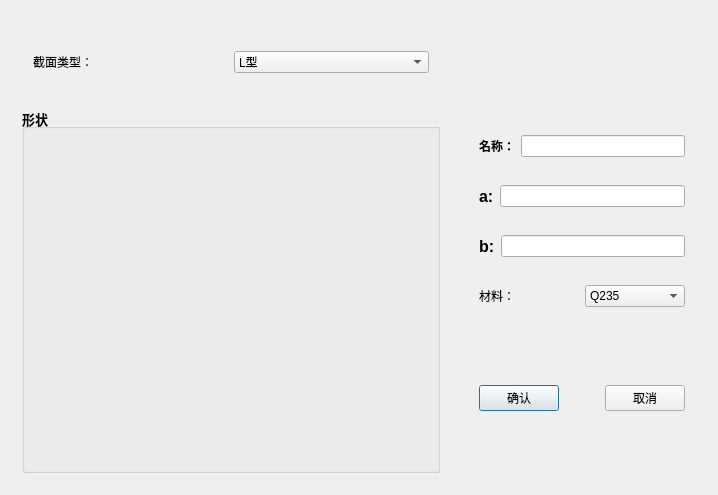
<?xml version="1.0" encoding="UTF-8"?>
<ui version="4.0">
 <class>Set_SectionClass</class>
 <widget class="QDialog" name="Set_SectionClass">
  <property name="geometry">
   <rect>
    <x>0</x>
    <y>0</y>
    <width>718</width>
    <height>495</height>
   </rect>
  </property>
  <property name="windowTitle">
   <string>创建截面</string>
  </property>
  <layout class="QHBoxLayout" name="horizontalLayout_4">
   <item>
    <widget class="QWidget" name="widget_5" native="true">
     <property name="maximumSize">
      <size>
       <width>16777215</width>
       <height>16777215</height>
      </size>
     </property>
     <layout class="QVBoxLayout" name="verticalLayout_2">
      <item>
       <widget class="QWidget" name="widget_7" native="true">
        <property name="maximumSize">
         <size>
          <width>16777215</width>
          <height>80</height>
         </size>
        </property>
        <layout class="QHBoxLayout" name="horizontalLayout_7">
         <item>
          <widget class="QLabel" name="label_3">
           <property name="text">
            <string>截面类型：</string>
           </property>
          </widget>
         </item>
         <item>
          <widget class="QComboBox" name="comboBox">
           <item>
            <property name="text">
             <string>L型</string>
            </property>
           </item>
           <item>
            <property name="text">
             <string>圆环型</string>
            </property>
           </item>
          </widget>
         </item>
        </layout>
       </widget>
      </item>
      <item>
       <widget class="QGroupBox" name="groupBox">
        <property name="font">
         <font>
          <pointsize>10</pointsize>
          <weight>75</weight>
          <bold>true</bold>
         </font>
        </property>
        <property name="title">
         <string>形状</string>
        </property>
        <layout class="QHBoxLayout" name="horizontalLayout_6">
         <item>
          <widget class="QLabel" name="label_2">
           <property name="styleSheet">
            <string notr="true">border-image: url(:/ab.png);</string>
           </property>
           <property name="text">
            <string/>
           </property>
          </widget>
         </item>
        </layout>
       </widget>
      </item>
     </layout>
    </widget>
   </item>
   <item>
    <widget class="QWidget" name="widget_4" native="true">
     <property name="maximumSize">
      <size>
       <width>250</width>
       <height>16777215</height>
      </size>
     </property>
     <layout class="QVBoxLayout" name="verticalLayout">
      <item>
       <spacer name="verticalSpacer">
        <property name="orientation">
         <enum>Qt::Vertical</enum>
        </property>
        <property name="sizeHint" stdset="0">
         <size>
          <width>20</width>
          <height>40</height>
         </size>
        </property>
       </spacer>
      </item>
      <item>
       <spacer name="verticalSpacer_3">
        <property name="orientation">
         <enum>Qt::Vertical</enum>
        </property>
        <property name="sizeHint" stdset="0">
         <size>
          <width>20</width>
          <height>40</height>
         </size>
        </property>
       </spacer>
      </item>
      <item>
       <widget class="QWidget" name="widget" native="true">
        <layout class="QHBoxLayout" name="horizontalLayout">
         <item>
          <widget class="QLabel" name="label">
           <property name="font">
            <font>
             <weight>75</weight>
             <bold>true</bold>
            </font>
           </property>
           <property name="text">
            <string>名称：</string>
           </property>
          </widget>
         </item>
         <item>
          <widget class="QLineEdit" name="LEdit_name"/>
         </item>
        </layout>
       </widget>
      </item>
      <item>
       <widget class="QWidget" name="widget_3" native="true">
        <layout class="QHBoxLayout" name="horizontalLayout_3">
         <item>
          <widget class="QLabel" name="label_5">
           <property name="font">
            <font>
             <pointsize>12</pointsize>
             <weight>75</weight>
             <bold>true</bold>
            </font>
           </property>
           <property name="text">
            <string>a:</string>
           </property>
          </widget>
         </item>
         <item>
          <widget class="QLineEdit" name="LEdit_a"/>
         </item>
        </layout>
       </widget>
      </item>
      <item>
       <widget class="QWidget" name="widget_2" native="true">
        <layout class="QHBoxLayout" name="horizontalLayout_2">
         <item>
          <widget class="QLabel" name="label_4">
           <property name="font">
            <font>
             <pointsize>12</pointsize>
             <weight>75</weight>
             <bold>true</bold>
            </font>
           </property>
           <property name="text">
            <string>b:</string>
           </property>
          </widget>
         </item>
         <item>
          <widget class="QLineEdit" name="LEdit_b"/>
         </item>
        </layout>
       </widget>
      </item>
      <item>
       <widget class="QWidget" name="widget_8" native="true">
        <layout class="QHBoxLayout" name="horizontalLayout_8">
         <item>
          <widget class="QLabel" name="label_6">
           <property name="text">
            <string>材料：</string>
           </property>
          </widget>
         </item>
         <item>
          <widget class="QComboBox" name="comboBox_2">
           <item>
            <property name="text">
             <string>Q235</string>
            </property>
           </item>
           <item>
            <property name="text">
             <string>Q345</string>
            </property>
           </item>
           <item>
            <property name="text">
             <string>Q420</string>
            </property>
           </item>
          </widget>
         </item>
        </layout>
       </widget>
      </item>
      <item>
       <spacer name="verticalSpacer_4">
        <property name="orientation">
         <enum>Qt::Vertical</enum>
        </property>
        <property name="sizeHint" stdset="0">
         <size>
          <width>20</width>
          <height>40</height>
         </size>
        </property>
       </spacer>
      </item>
      <item>
       <widget class="QWidget" name="widget_6" native="true">
        <layout class="QHBoxLayout" name="horizontalLayout_5">
         <item>
          <widget class="QPushButton" name="btn_ok">
           <property name="text">
            <string>确认</string>
           </property>
          </widget>
         </item>
         <item>
          <spacer name="horizontalSpacer">
           <property name="orientation">
            <enum>Qt::Horizontal</enum>
           </property>
           <property name="sizeHint" stdset="0">
            <size>
             <width>40</width>
             <height>20</height>
            </size>
           </property>
          </spacer>
         </item>
         <item>
          <widget class="QPushButton" name="btn_cancle">
           <property name="text">
            <string>取消</string>
           </property>
          </widget>
         </item>
        </layout>
       </widget>
      </item>
      <item>
       <spacer name="verticalSpacer_2">
        <property name="orientation">
         <enum>Qt::Vertical</enum>
        </property>
        <property name="sizeHint" stdset="0">
         <size>
          <width>20</width>
          <height>40</height>
         </size>
        </property>
       </spacer>
      </item>
     </layout>
    </widget>
   </item>
  </layout>
 </widget>
 <layoutdefault spacing="6" margin="11"/>
 <resources>
  <include location="A_pic.qrc"/>
 </resources>
 <connections/>
</ui>
